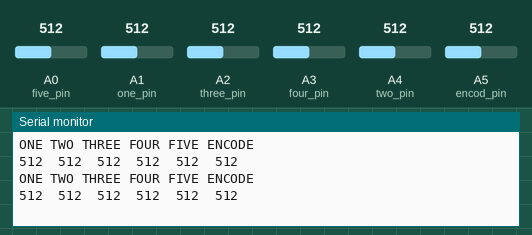
A sketch run on a simulated Arduino Uno, built with avr-gcc and run on an emulated ATmega328P. On the bench: the last lines printed to the serial monitor. The test bench sets the inputs (shaded band); at power-on: A0 (five_pin) = 512, A1 (one_pin) = 512, A2 (three_pin) = 512, A3 (four_pin) = 512, A4 (two_pin) = 512, A5 (encod_pin) = 512.

Above: at 2.2 s.
2.3 s: A0 (five_pin) set to 716
At 3.6 s:
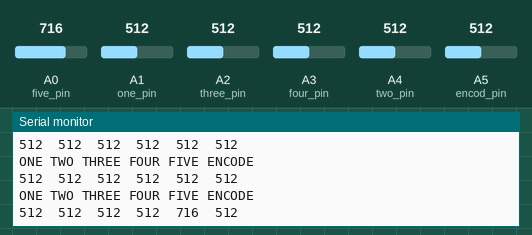
3.8 s: A1 (one_pin) set to 716
At 4.8 s:
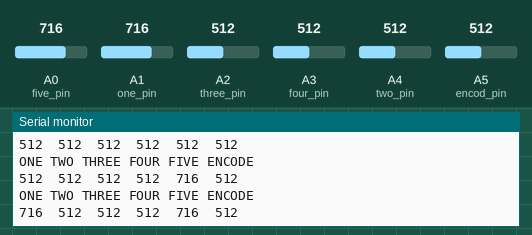
5.3 s: A2 (three_pin) set to 716
At 6.6 s:
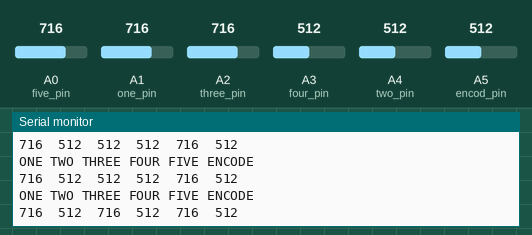
6.8 s: A3 (four_pin) set to 716
At 7.6 s:
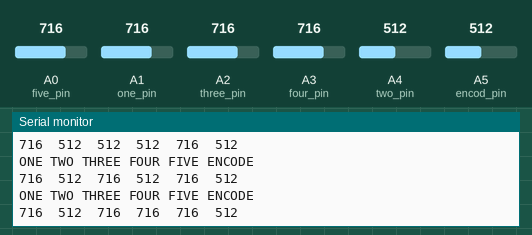
8.3 s: A4 (two_pin) set to 716
At 9.6 s:
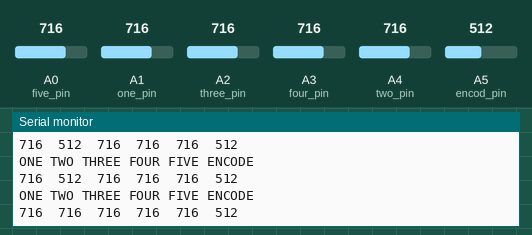
9.8 s: A5 (encod_pin) set to 716
At 10.8 s:
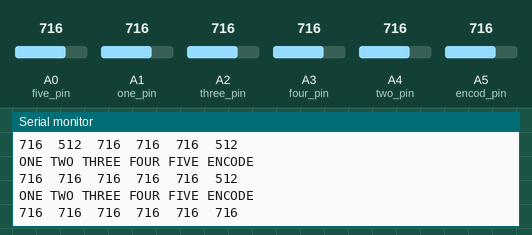

The sketch:

calibrate_sensors.ino
```cpp
const int one_pin = A1;
const int two_pin = A4;
const int three_pin = A2;
const int four_pin = A3;
const int five_pin = A0;
const int encod_pin = A5;

int one_val;
int two_val;
int three_val;
int four_val;
int five_val;
int encod_val;


void setup() {
  // put your setup code here, to run once:
  Serial.begin(9600);
  delay(1000);
}

void loop() {
  // put your main code here, to run repeatedly:


    one_val = analogRead(one_pin);
    Serial.println("ONE TWO THREE FOUR FIVE ENCODE");

    Serial.print(one_val);
    Serial.print("  ");

    two_val = analogRead(two_pin);
    Serial.print(two_val);
    Serial.print("  ");

    three_val = analogRead(three_pin);

    Serial.print(three_val);
    Serial.print("  ");


    four_val = analogRead(four_pin);

    Serial.print(four_val);
    Serial.print("  ");


    five_val = analogRead(five_pin);

    Serial.print(five_val);
    Serial.print("  ");


    encod_val = analogRead(encod_pin);

    Serial.println(encod_val);

    delay(1000);


}
```

Measured:
- after the input at 2.3 s, the serial monitor: prints a new line after 0.74 s (image 1)
- after the input at 3.8 s, the serial monitor: prints a new line after 0.24 s (image 2)
- after the input at 5.3 s, the serial monitor: prints a new line after 0.74 s (image 3)
- after the input at 6.8 s, the serial monitor: prints a new line after 0.25 s (image 4)
- after the input at 8.3 s, the serial monitor: prints a new line after 0.75 s (image 5)
- after the input at 9.8 s, the serial monitor: prints a new line after 0.25 s (image 6)
